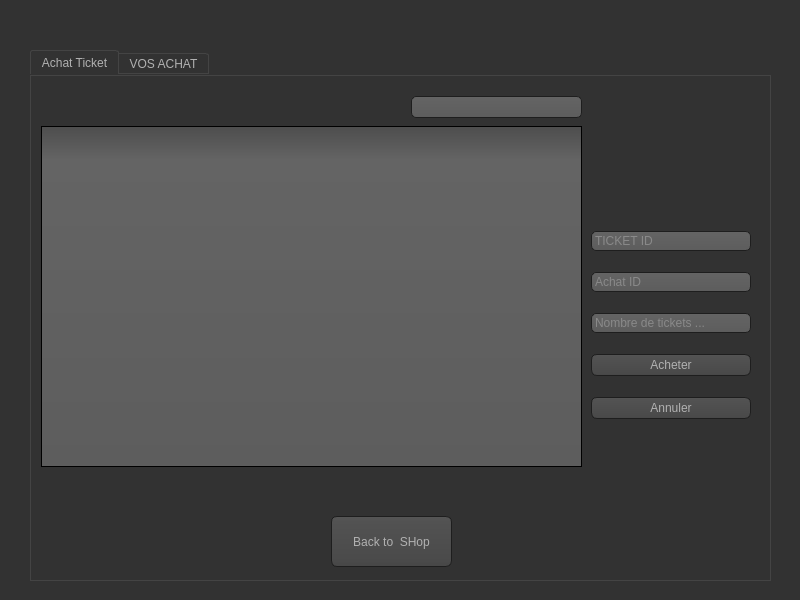
<?xml version="1.0" encoding="UTF-8"?>
<ui version="4.0">
 <class>Dialoguser</class>
 <widget class="QDialog" name="Dialoguser">
  <property name="geometry">
   <rect>
    <x>0</x>
    <y>0</y>
    <width>800</width>
    <height>600</height>
   </rect>
  </property>
  <property name="windowTitle">
   <string>Interface Client</string>
  </property>
  <property name="styleSheet">
   <string notr="true">QToolTip
{
     border: 1px solid black;
     background-color: #ffa02f;
     padding: 1px;
     border-radius: 3px;
     opacity: 100;
}

QWidget
{
    color: #b1b1b1;
    background-color: #323232;
}

QWidget:item:hover
{
    background-color: QLinearGradient( x1: 0, y1: 0, x2: 0, y2: 1, stop: 0 #ffa02f, stop: 1 #ca0619);
    color: #000000;
}

QWidget:item:selected
{
    background-color: QLinearGradient( x1: 0, y1: 0, x2: 0, y2: 1, stop: 0 #ffa02f, stop: 1 #d7801a);
}

QMenuBar::item
{
    background: transparent;
}

QMenuBar::item:selected
{
    background: transparent;
    border: 1px solid #ffaa00;
}

QMenuBar::item:pressed
{
    background: #444;
    border: 1px solid #000;
    background-color: QLinearGradient(
        x1:0, y1:0,
        x2:0, y2:1,
        stop:1 #212121,
        stop:0.4 #343434/*,
        stop:0.2 #343434,
        stop:0.1 #ffaa00*/
    );
    margin-bottom:-1px;
    padding-bottom:1px;
}

QMenu
{
    border: 1px solid #000;
}

QMenu::item
{
    padding: 2px 20px 2px 20px;
}

QMenu::item:selected
{
    color: #000000;
}

QWidget:disabled
{
    color: #404040;
    background-color: #323232;
}

QAbstractItemView
{
    background-color: QLinearGradient( x1: 0, y1: 0, x2: 0, y2: 1, stop: 0 #4d4d4d, stop: 0.1 #646464, stop: 1 #5d5d5d);
}

QWidget:focus
{
    /*border: 2px solid QLinearGradient( x1: 0, y1: 0, x2: 0, y2: 1, stop: 0 #ffa02f, stop: 1 #d7801a);*/
}

QLineEdit
{
    background-color: QLinearGradient( x1: 0, y1: 0, x2: 0, y2: 1, stop: 0 #4d4d4d, stop: 0 #646464, stop: 1 #5d5d5d);
    padding: 1px;
    border-style: solid;
    border: 1px solid #1e1e1e;
    border-radius: 5;
}

QPushButton
{
    color: #b1b1b1;
    background-color: QLinearGradient( x1: 0, y1: 0, x2: 0, y2: 1, stop: 0 #565656, stop: 0.1 #525252, stop: 0.5 #4e4e4e, stop: 0.9 #4a4a4a, stop: 1 #464646);
    border-width: 1px;
    border-color: #1e1e1e;
    border-style: solid;
    border-radius: 6;
    padding: 3px;
    font-size: 12px;
    padding-left: 5px;
    padding-right: 5px;
}

QPushButton:pressed
{
    background-color: QLinearGradient( x1: 0, y1: 0, x2: 0, y2: 1, stop: 0 #2d2d2d, stop: 0.1 #2b2b2b, stop: 0.5 #292929, stop: 0.9 #282828, stop: 1 #252525);
}

QComboBox
{
    selection-background-color: #ffaa00;
    background-color: QLinearGradient( x1: 0, y1: 0, x2: 0, y2: 1, stop: 0 #565656, stop: 0.1 #525252, stop: 0.5 #4e4e4e, stop: 0.9 #4a4a4a, stop: 1 #464646);
    border-style: solid;
    border: 1px solid #1e1e1e;
    border-radius: 5;
}

QComboBox:hover,QPushButton:hover
{
    border: 2px solid QLinearGradient( x1: 0, y1: 0, x2: 0, y2: 1, stop: 0 #ffa02f, stop: 1 #d7801a);
}


QComboBox:on
{
    padding-top: 3px;
    padding-left: 4px;
    background-color: QLinearGradient( x1: 0, y1: 0, x2: 0, y2: 1, stop: 0 #2d2d2d, stop: 0.1 #2b2b2b, stop: 0.5 #292929, stop: 0.9 #282828, stop: 1 #252525);
    selection-background-color: #ffaa00;
}

QComboBox QAbstractItemView
{
    border: 2px solid darkgray;
    selection-background-color: QLinearGradient( x1: 0, y1: 0, x2: 0, y2: 1, stop: 0 #ffa02f, stop: 1 #d7801a);
}

QComboBox::drop-down
{
     subcontrol-origin: padding;
     subcontrol-position: top right;
     width: 15px;

     border-left-width: 0px;
     border-left-color: darkgray;
     border-left-style: solid; /* just a single line */
     border-top-right-radius: 3px; /* same radius as the QComboBox */
     border-bottom-right-radius: 3px;
 }

QComboBox::down-arrow
{
     image: url(:/down_arrow.png);
}

QGroupBox:focus
{
border: 2px solid QLinearGradient( x1: 0, y1: 0, x2: 0, y2: 1, stop: 0 #ffa02f, stop: 1 #d7801a);
}

QTextEdit:focus
{
    border: 2px solid QLinearGradient( x1: 0, y1: 0, x2: 0, y2: 1, stop: 0 #ffa02f, stop: 1 #d7801a);
}

QScrollBar:horizontal {
     border: 1px solid #222222;
     background: QLinearGradient( x1: 0, y1: 0, x2: 0, y2: 1, stop: 0.0 #121212, stop: 0.2 #282828, stop: 1 #484848);
     height: 7px;
     margin: 0px 16px 0 16px;
}

QScrollBar::handle:horizontal
{
      background: QLinearGradient( x1: 0, y1: 0, x2: 1, y2: 0, stop: 0 #ffa02f, stop: 0.5 #d7801a, stop: 1 #ffa02f);
      min-height: 20px;
      border-radius: 2px;
}

QScrollBar::add-line:horizontal {
      border: 1px solid #1b1b19;
      border-radius: 2px;
      background: QLinearGradient( x1: 0, y1: 0, x2: 1, y2: 0, stop: 0 #ffa02f, stop: 1 #d7801a);
      width: 14px;
      subcontrol-position: right;
      subcontrol-origin: margin;
}

QScrollBar::sub-line:horizontal {
      border: 1px solid #1b1b19;
      border-radius: 2px;
      background: QLinearGradient( x1: 0, y1: 0, x2: 1, y2: 0, stop: 0 #ffa02f, stop: 1 #d7801a);
      width: 14px;
     subcontrol-position: left;
     subcontrol-origin: margin;
}

QScrollBar::right-arrow:horizontal, QScrollBar::left-arrow:horizontal
{
      border: 1px solid black;
      width: 1px;
      height: 1px;
      background: white;
}

QScrollBar::add-page:horizontal, QScrollBar::sub-page:horizontal
{
      background: none;
}

QScrollBar:vertical
{
      background: QLinearGradient( x1: 0, y1: 0, x2: 1, y2: 0, stop: 0.0 #121212, stop: 0.2 #282828, stop: 1 #484848);
      width: 7px;
      margin: 16px 0 16px 0;
      border: 1px solid #222222;
}

QScrollBar::handle:vertical
{
      background: QLinearGradient( x1: 0, y1: 0, x2: 0, y2: 1, stop: 0 #ffa02f, stop: 0.5 #d7801a, stop: 1 #ffa02f);
      min-height: 20px;
      border-radius: 2px;
}

QScrollBar::add-line:vertical
{
      border: 1px solid #1b1b19;
      border-radius: 2px;
      background: QLinearGradient( x1: 0, y1: 0, x2: 0, y2: 1, stop: 0 #ffa02f, stop: 1 #d7801a);
      height: 14px;
      subcontrol-position: bottom;
      subcontrol-origin: margin;
}

QScrollBar::sub-line:vertical
{
      border: 1px solid #1b1b19;
      border-radius: 2px;
      background: QLinearGradient( x1: 0, y1: 0, x2: 0, y2: 1, stop: 0 #d7801a, stop: 1 #ffa02f);
      height: 14px;
      subcontrol-position: top;
      subcontrol-origin: margin;
}

QScrollBar::up-arrow:vertical, QScrollBar::down-arrow:vertical
{
      border: 1px solid black;
      width: 1px;
      height: 1px;
      background: white;
}


QScrollBar::add-page:vertical, QScrollBar::sub-page:vertical
{
      background: none;
}

QTextEdit
{
    background-color: #242424;
}

QPlainTextEdit
{
    background-color: #242424;
}

QHeaderView::section
{
    background-color: QLinearGradient(x1:0, y1:0, x2:0, y2:1, stop:0 #616161, stop: 0.5 #505050, stop: 0.6 #434343, stop:1 #656565);
    color: white;
    padding-left: 4px;
    border: 1px solid #6c6c6c;
}

QCheckBox:disabled
{
color: #414141;
}

QDockWidget::title
{
    text-align: center;
    spacing: 3px; /* spacing between items in the tool bar */
    background-color: QLinearGradient(x1:0, y1:0, x2:0, y2:1, stop:0 #323232, stop: 0.5 #242424, stop:1 #323232);
}

QDockWidget::close-button, QDockWidget::float-button
{
    text-align: center;
    spacing: 1px; /* spacing between items in the tool bar */
    background-color: QLinearGradient(x1:0, y1:0, x2:0, y2:1, stop:0 #323232, stop: 0.5 #242424, stop:1 #323232);
}

QDockWidget::close-button:hover, QDockWidget::float-button:hover
{
    background: #242424;
}

QDockWidget::close-button:pressed, QDockWidget::float-button:pressed
{
    padding: 1px -1px -1px 1px;
}

QMainWindow::separator
{
    background-color: QLinearGradient(x1:0, y1:0, x2:0, y2:1, stop:0 #161616, stop: 0.5 #151515, stop: 0.6 #212121, stop:1 #343434);
    color: white;
    padding-left: 4px;
    border: 1px solid #4c4c4c;
    spacing: 3px; /* spacing between items in the tool bar */
}

QMainWindow::separator:hover
{

    background-color: QLinearGradient(x1:0, y1:0, x2:0, y2:1, stop:0 #d7801a, stop:0.5 #b56c17 stop:1 #ffa02f);
    color: white;
    padding-left: 4px;
    border: 1px solid #6c6c6c;
    spacing: 3px; /* spacing between items in the tool bar */
}

QToolBar::handle
{
     spacing: 3px; /* spacing between items in the tool bar */
     background: url(:/images/handle.png);
}

QMenu::separator
{
    height: 2px;
    background-color: QLinearGradient(x1:0, y1:0, x2:0, y2:1, stop:0 #161616, stop: 0.5 #151515, stop: 0.6 #212121, stop:1 #343434);
    color: white;
    padding-left: 4px;
    margin-left: 10px;
    margin-right: 5px;
}

QProgressBar
{
    border: 2px solid grey;
    border-radius: 5px;
    text-align: center;
}

QProgressBar::chunk
{
    background-color: #d7801a;
    width: 2.15px;
    margin: 0.5px;
}

QTabBar::tab {
    color: #b1b1b1;
    border: 1px solid #444;
    border-bottom-style: none;
    background-color: #323232;
    padding-left: 10px;
    padding-right: 10px;
    padding-top: 3px;
    padding-bottom: 2px;
    margin-right: -1px;
}

QTabWidget::pane {
    border: 1px solid #444;
    top: 1px;
}

QTabBar::tab:last
{
    margin-right: 0; /* the last selected tab has nothing to overlap with on the right */
    border-top-right-radius: 3px;
}

QTabBar::tab:first:!selected
{
 margin-left: 0px; /* the last selected tab has nothing to overlap with on the right */


    border-top-left-radius: 3px;
}

QTabBar::tab:!selected
{
    color: #b1b1b1;
    border-bottom-style: solid;
    margin-top: 3px;
    background-color: QLinearGradient(x1:0, y1:0, x2:0, y2:1, stop:1 #212121, stop:.4 #343434);
}

QTabBar::tab:selected
{
    border-top-left-radius: 3px;
    border-top-right-radius: 3px;
    margin-bottom: 0px;
}

QTabBar::tab:!selected:hover
{
    /*border-top: 2px solid #ffaa00;
    padding-bottom: 3px;*/
    border-top-left-radius: 3px;
    border-top-right-radius: 3px;
    background-color: QLinearGradient(x1:0, y1:0, x2:0, y2:1, stop:1 #212121, stop:0.4 #343434, stop:0.2 #343434, stop:0.1 #ffaa00);
}

QRadioButton::indicator:checked, QRadioButton::indicator:unchecked{
    color: #b1b1b1;
    background-color: #323232;
    border: 1px solid #b1b1b1;
    border-radius: 6px;
}

QRadioButton::indicator:checked
{
    background-color: qradialgradient(
        cx: 0.5, cy: 0.5,
        fx: 0.5, fy: 0.5,
        radius: 1.0,
        stop: 0.25 #ffaa00,
        stop: 0.3 #323232
    );
}

QCheckBox::indicator{
    color: #b1b1b1;
    background-color: #323232;
    border: 1px solid #b1b1b1;
    width: 9px;
    height: 9px;
}

QRadioButton::indicator
{
    border-radius: 6px;
}

QRadioButton::indicator:hover, QCheckBox::indicator:hover
{
    border: 1px solid #ffaa00;
}

QCheckBox::indicator:checked
{
    image:url(:/images/checkbox.png);
}

QCheckBox::indicator:disabled, QRadioButton::indicator:disabled
{
    border: 1px solid #444;
}</string>
  </property>
  <widget class="QTabWidget" name="tabWidget">
   <property name="geometry">
    <rect>
     <x>30</x>
     <y>50</y>
     <width>741</width>
     <height>531</height>
    </rect>
   </property>
   <property name="currentIndex">
    <number>0</number>
   </property>
   <widget class="QWidget" name="tab">
    <attribute name="title">
     <string>Achat Ticket</string>
    </attribute>
    <widget class="QStackedWidget" name="stackedWidget">
     <property name="geometry">
      <rect>
       <x>0</x>
       <y>0</y>
       <width>731</width>
       <height>431</height>
      </rect>
     </property>
     <property name="currentIndex">
      <number>1</number>
     </property>
     <widget class="QWidget" name="page">
      <widget class="QTableView" name="guichetList">
       <property name="geometry">
        <rect>
         <x>10</x>
         <y>40</y>
         <width>321</width>
         <height>291</height>
        </rect>
       </property>
      </widget>
      <widget class="QWidget" name="gridLayoutWidget">
       <property name="geometry">
        <rect>
         <x>350</x>
         <y>30</y>
         <width>341</width>
         <height>271</height>
        </rect>
       </property>
       <layout class="QGridLayout" name="gridLayout">
        <item row="0" column="1">
         <widget class="QLabel" name="g_id">
          <property name="text">
           <string/>
          </property>
         </widget>
        </item>
        <item row="3" column="0">
         <widget class="QLabel" name="label_17">
          <property name="text">
           <string>&lt;html&gt;&lt;head/&gt;&lt;body&gt;&lt;p align=&quot;center&quot;&gt;&lt;span style=&quot; font-size:10pt; font-weight:600; color:#55aaff;&quot;&gt; NUMBER OF TICKETS :&lt;/span&gt;&lt;/p&gt;&lt;/body&gt;&lt;/html&gt;</string>
          </property>
         </widget>
        </item>
        <item row="1" column="1">
         <widget class="QLabel" name="g_nom">
          <property name="text">
           <string/>
          </property>
         </widget>
        </item>
        <item row="3" column="1">
         <widget class="QLabel" name="g_nbr_t">
          <property name="text">
           <string/>
          </property>
         </widget>
        </item>
        <item row="1" column="0">
         <widget class="QLabel" name="label_15">
          <property name="text">
           <string>&lt;html&gt;&lt;head/&gt;&lt;body&gt;&lt;p align=&quot;center&quot;&gt;&lt;span style=&quot; font-size:10pt; font-weight:600; color:#55aaff;&quot;&gt;GUICHET NAME :&lt;/span&gt;&lt;/p&gt;&lt;/body&gt;&lt;/html&gt;</string>
          </property>
         </widget>
        </item>
        <item row="2" column="0">
         <widget class="QLabel" name="label_16">
          <property name="text">
           <string>&lt;html&gt;&lt;head/&gt;&lt;body&gt;&lt;p align=&quot;center&quot;&gt;&lt;span style=&quot; font-size:10pt; font-weight:600; color:#55aaff;&quot;&gt;GUICHET DESCRIPTION :&lt;/span&gt;&lt;/p&gt;&lt;/body&gt;&lt;/html&gt;</string>
          </property>
         </widget>
        </item>
        <item row="0" column="0">
         <widget class="QLabel" name="label_14">
          <property name="text">
           <string>&lt;html&gt;&lt;head/&gt;&lt;body&gt;&lt;p align=&quot;center&quot;&gt;&lt;span style=&quot; font-size:10pt; font-weight:600; color:#55aaff;&quot;&gt;GUICHET NUMBER :&lt;/span&gt;&lt;/p&gt;&lt;/body&gt;&lt;/html&gt;</string>
          </property>
         </widget>
        </item>
        <item row="2" column="1">
         <widget class="QLabel" name="g_description">
          <property name="text">
           <string/>
          </property>
         </widget>
        </item>
       </layout>
      </widget>
      <widget class="QPushButton" name="pushButton">
       <property name="geometry">
        <rect>
         <x>500</x>
         <y>330</y>
         <width>167</width>
         <height>23</height>
        </rect>
       </property>
       <property name="text">
        <string>VIEW TICKETS</string>
       </property>
      </widget>
     </widget>
     <widget class="QWidget" name="page_2">
      <widget class="QTableView" name="ticketListFront">
       <property name="geometry">
        <rect>
         <x>10</x>
         <y>50</y>
         <width>541</width>
         <height>341</height>
        </rect>
       </property>
      </widget>
      <widget class="QLabel" name="t_prix">
       <property name="geometry">
        <rect>
         <x>270</x>
         <y>10</y>
         <width>161</width>
         <height>16</height>
        </rect>
       </property>
       <property name="text">
        <string/>
       </property>
      </widget>
      <widget class="QLabel" name="t_quantite">
       <property name="geometry">
        <rect>
         <x>10</x>
         <y>10</y>
         <width>241</width>
         <height>16</height>
        </rect>
       </property>
       <property name="text">
        <string/>
       </property>
      </widget>
      <widget class="QLineEdit" name="t_recherche">
       <property name="geometry">
        <rect>
         <x>380</x>
         <y>20</y>
         <width>171</width>
         <height>22</height>
        </rect>
       </property>
      </widget>
      <widget class="QWidget" name="verticalLayoutWidget">
       <property name="geometry">
        <rect>
         <x>560</x>
         <y>140</y>
         <width>160</width>
         <height>221</height>
        </rect>
       </property>
       <layout class="QVBoxLayout" name="verticalLayout">
        <item>
         <widget class="QLineEdit" name="t_id_achat">
          <property name="placeholderText">
           <string>TICKET ID</string>
          </property>
         </widget>
        </item>
        <item>
         <widget class="QLineEdit" name="a_id">
          <property name="placeholderText">
           <string>Achat ID</string>
          </property>
         </widget>
        </item>
        <item>
         <widget class="QLineEdit" name="t_quantite_achat">
          <property name="placeholderText">
           <string>Nombre de tickets ...</string>
          </property>
         </widget>
        </item>
        <item>
         <widget class="QPushButton" name="acheter_t">
          <property name="text">
           <string>Acheter</string>
          </property>
         </widget>
        </item>
        <item>
         <widget class="QPushButton" name="cancelBtn">
          <property name="text">
           <string>Annuler</string>
          </property>
         </widget>
        </item>
       </layout>
      </widget>
      <zorder>ticketListFront</zorder>
      <zorder>t_quantite</zorder>
      <zorder>t_prix</zorder>
      <zorder>t_recherche</zorder>
      <zorder>verticalLayoutWidget</zorder>
     </widget>
    </widget>
    <widget class="QPushButton" name="pushButton_3">
     <property name="geometry">
      <rect>
       <x>300</x>
       <y>440</y>
       <width>121</width>
       <height>51</height>
      </rect>
     </property>
     <property name="text">
      <string>Back to  SHop</string>
     </property>
    </widget>
   </widget>
   <widget class="QWidget" name="tab_2">
    <attribute name="title">
     <string>VOS ACHAT</string>
    </attribute>
    <widget class="QTableView" name="achatList">
     <property name="geometry">
      <rect>
       <x>20</x>
       <y>110</y>
       <width>651</width>
       <height>241</height>
      </rect>
     </property>
    </widget>
    <widget class="QPushButton" name="pushButton_2">
     <property name="geometry">
      <rect>
       <x>600</x>
       <y>380</y>
       <width>75</width>
       <height>23</height>
      </rect>
     </property>
     <property name="text">
      <string>Supprimer</string>
     </property>
    </widget>
    <widget class="QLineEdit" name="a_id_delete">
     <property name="geometry">
      <rect>
       <x>60</x>
       <y>380</y>
       <width>181</width>
       <height>20</height>
      </rect>
     </property>
    </widget>
    <widget class="QLineEdit" name="a_quantite_delete">
     <property name="geometry">
      <rect>
       <x>272</x>
       <y>380</y>
       <width>171</width>
       <height>20</height>
      </rect>
     </property>
    </widget>
    <widget class="QLineEdit" name="a_recherche">
     <property name="geometry">
      <rect>
       <x>490</x>
       <y>80</y>
       <width>181</width>
       <height>22</height>
      </rect>
     </property>
    </widget>
    <widget class="QPushButton" name="pushButton_4">
     <property name="geometry">
      <rect>
       <x>472</x>
       <y>380</y>
       <width>111</width>
       <height>28</height>
      </rect>
     </property>
     <property name="text">
      <string>Imprimer Achat</string>
     </property>
    </widget>
    <widget class="QPushButton" name="pushButton_5">
     <property name="geometry">
      <rect>
       <x>30</x>
       <y>70</y>
       <width>131</width>
       <height>28</height>
      </rect>
     </property>
     <property name="text">
      <string>Imprimer List Achat</string>
     </property>
    </widget>
   </widget>
  </widget>
 </widget>
 <resources/>
 <connections/>
</ui>
